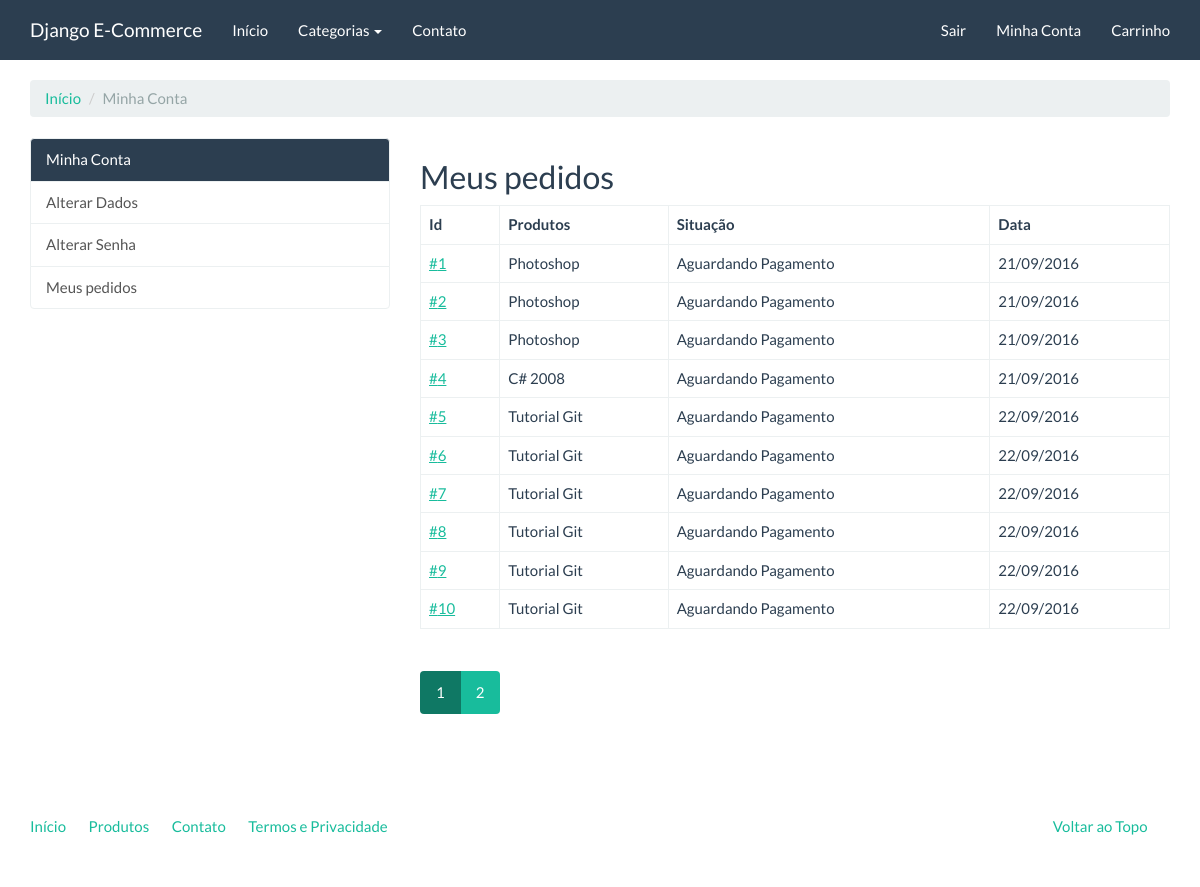
The app's page /compras/meus-pedidos/ (signed in), older data.
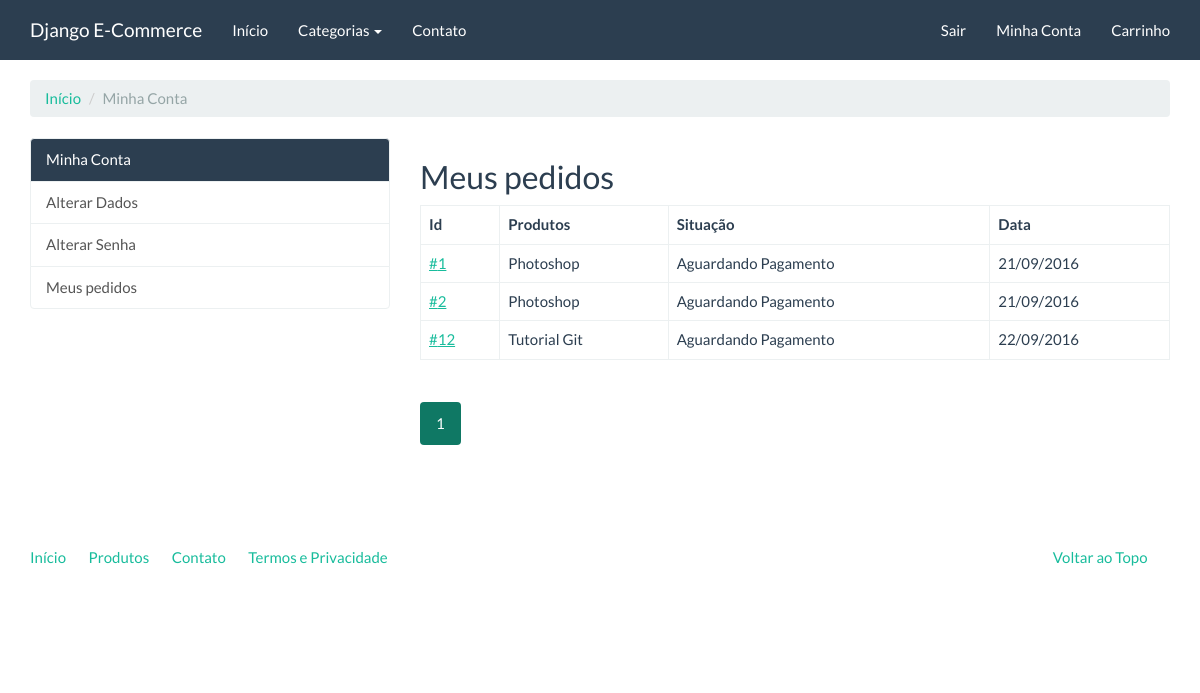
The same page, newer data.
### checkout/models.py (models this page shows, shortened)
class Order(models.Model):
    user = models.ForeignKey(settings.AUTH_USER_MODEL, verbose_name='Usuário')
    status = models.IntegerField('Situação', choices=STATUS_CHOICES, default=0, blank=True)
    payment_option = models.CharField('Opção de pagamento', choices=PAYMENT_OPTION_CHOICES, max_length=20, default='deposito')
    created = models.DateTimeField('Criado em', auto_now_add=True)
    modified = models.DateTimeField('Modificado em', auto_now=True)
    objects = OrderManager()
    class Meta:
        verbose_name = 'Pedido'
        verbose_name_plural = 'Pedidos'
    def products(self):
        products_ids = self.items.values_list('product')
        return Product.objects.filter(pk__in=products_ids)

### catalog/models.py (models this page shows, shortened)
class Product(models.Model):
    name = models.CharField('Nome', max_length=100)
    slug = models.SlugField('Identificador', max_length=100)
    category = models.ForeignKey('catalog.Category', verbose_name='Categoria')
    description = models.TextField('Descrição', blank=True)
    price = models.DecimalField('Preço', decimal_places=2, max_digits=8)
    created = models.DateField('Criado em', auto_now_add=True)
    modified = models.DateField('Modificado em', auto_now=True)
    class Meta:
        verbose_name = 'Produto'
        verbose_name_plural = 'Produtos'
        ordering = ['name']

### checkout/views.py (the view)
class OrderListView(LoginRequiredMixin, ListView):
    template_name = 'checkout/order_list.html'
    paginate_by = 10
    def get_queryset(self):
        return Order.objects.filter(user=self.request.user)

### catalog/context_processors.py (called while the page is built)
def categories(request):
    return {
        'categories': Category.objects.all()
    }

### catalog/models.py (called while the page is built)
    def get_absolute_url(self):
        return reverse('catalog:category', kwargs={'slug': self.slug})

### core/templatetags/pagination.py (called while the page is built)
@register.inclusion_tag('pagination.html')
def pagination(request, paginator, page_obj):
    context = {}
    context['paginator'] = paginator
    context['request'] = request
    context['page_obj'] = page_obj
    getvars = request.GET.copy()
    if 'page' in getvars:
        del getvars['page']
    if len(getvars) > 0:
        context['getvars'] = '&{0}'.format(getvars.urlencode())
    else:
        context['getvars'] = ''
    return context

### checkout/templates/checkout/order_list.html (shortened to what this page needs)
{% extends "accounts/index.html" %}
{% load pagination %}
{% block accounts_container %}
    <h2>Meus pedidos</h2>
    <table class="table table-bordered">
        <thead>
            <tr>
                <th>Id</th>
                <th>Produtos</th>
                <th>Situação</th>
                <th>Data</th>
            </tr>
        </thead>
        <tbody>
            {% for order in order_list %}
                <tr>
                    <td>
                        <a href="{% url 'checkout:order_detail' order.pk %}">#{{ order.pk }}</a>
                    </td>
                    <td>
                        {% for product in order.products %}
                            {{ product.name }}{% if not forloop.last %} <br/> {% endif %}
                        {% endfor %}
                    </td>
                    <td>
                        {{ order.get_status_display }}
                    </td>
                    <td>
                        {{ order.created|date:"d/m/Y" }}
                    </td>
                </tr>
            {% endfor %}
        </tbody>
    </table>
    {% pagination request paginator page_obj %}
{% endblock %}

### accounts/templates/accounts/index.html (shortened to what this page needs)
{% extends "base.html" %}
{% block container %}
    <ol class="breadcrumb">
        <li><a href="#">Início</a></li>
        <li class="active">Minha Conta</li>
    </ol>
    <div class="row">
        <div class="col-md-4">
            <div class="list-group">
                <a href="{% url 'accounts:index' %}" class="list-group-item active">Minha Conta</a>
                <a href="{% url 'accounts:update_user' %}" class="list-group-item">Alterar Dados</a>
                <a href="{% url 'accounts:update_password' %}" class="list-group-item">Alterar Senha</a>
                <a href="{% url 'checkout:order_list' %}" class="list-group-item">Meus pedidos</a>
            </div>
        </div>
        <div class="col-md-8">
            {% block accounts_container %}{% endblock %}
        </div>
    </div>
{% endblock %}

### core/templates/base.html (shortened to what this page needs)
<!DOCTYPE html>
{% load static %}
<html lang="pt-br">
<head>
    <link rel="stylesheet" href="{% static 'assets/bootstrap.min.css' %}" media="screen" />
    <link rel="stylesheet" href="{% static 'assets/custom.min.css' %}" media="screen" />
    <link rel="stylesheet" href="{% static 'assets/extra.css' %}" media="screen" />
</head>
<body>
    <div class="navbar navbar-default navbar-fixed-top">
      <div class="container">
        <div class="navbar-header">
          <a href="{% url 'index' %}" class="navbar-brand">Django E-Commerce</a>
        </div>
        <div class="navbar-collapse collapse" id="navbar-main">
          <ul class="nav navbar-nav">
            <li>
              <a href="{% url 'index' %}">Início</a>
            </li>
            <li class="dropdown">
              <a class="dropdown-toggle" data-toggle="dropdown" href="{% url 'catalog:product_list' %}" id="download">Categorias <span class="caret"></span></a>
            </li>
            <li>
                <a href="{% url 'contact' %}">Contato</a>
            </li>
          </ul>
          <ul class="nav navbar-nav navbar-right">
            {% if user.is_authenticated %}
              <li><a href="{% url 'logout' %}">Sair</a></li>
              <li><a href="{% url 'accounts:index' %}">Minha Conta</a></li>
            {% else %}
              <li><a href="{% url 'login' %}">Entrar</a></li>
              <li><a href="{% url 'accounts:register' %}">Cadastro</a></li>
            {% endif %}
            <li><a href="{% url 'checkout:cart_item' %}">Carrinho</a></li>
          </ul>
        </div>
      </div>
    </div>
    <div class="container margin-top">
        {% block container %} {% endblock %}
        <footer>
            <div class="row">
              <div class="col-lg-12">
                <ul class="list-unstyled">
                  <li class="pull-right"><a href="#top">Voltar ao Topo</a></li>
                  <li><a href="{% url 'index' %}">Início</a></li>
                  <li><a href="{% url 'catalog:product_list' %}">Produtos</a></li>
                  <li><a href="{% url 'contact' %}">Contato</a></li>
                  <li><a href="">Termos e Privacidade</a></li>
                </ul>
              </div>
            </div>
        </footer>
    </div>
</body>
</html>

### core/templates/pagination.html
<div class="row">
    <div class="col-md-12">
        <nav>
            <ul class="pagination">
                {% for page in paginator.page_range %}
                    <li {% if page_obj.number == page %} class="active"{% endif %}>
                        <a href="?page={{ page }}{{ getvars}}">{{ page }}</a>
                    </li>
                {% endfor %}
            </ul>
        </nav>
    </div>
</div>

### core/static/assets/extra.css (style rules this page uses)
.margin-top { margin-top: 2em; }

Row changes from the older to the newer data that the page shows:
removed Order: pk "3", status "Aguardando Pagamento", created "21/09/2016", Product (name "Photoshop")
removed Order: pk "4", status "Aguardando Pagamento", created "21/09/2016"
no longer on this page (row unchanged): Product: name "C# 2008", shown under "4"
removed Order: pk "5", status "Aguardando Pagamento", created "22/09/2016", Product (name "Tutorial Git")
removed Order: pk "6", status "Aguardando Pagamento", created "22/09/2016", Product (name "Tutorial Git")
removed Order: pk "7", status "Aguardando Pagamento", created "22/09/2016", Product (name "Tutorial Git")
removed Order: pk "8", status "Aguardando Pagamento", created "22/09/2016", Product (name "Tutorial Git")
removed Order: pk "9", status "Aguardando Pagamento", created "22/09/2016", Product (name "Tutorial Git")
removed Order: pk "10", status "Aguardando Pagamento", created "22/09/2016", Product (name "Tutorial Git")
now on this page (row edited): Order: pk "12", status "Aguardando Pagamento", created "22/09/2016", Product (name "Tutorial Git")
Text that changed along with them:
list line gone: "2"
